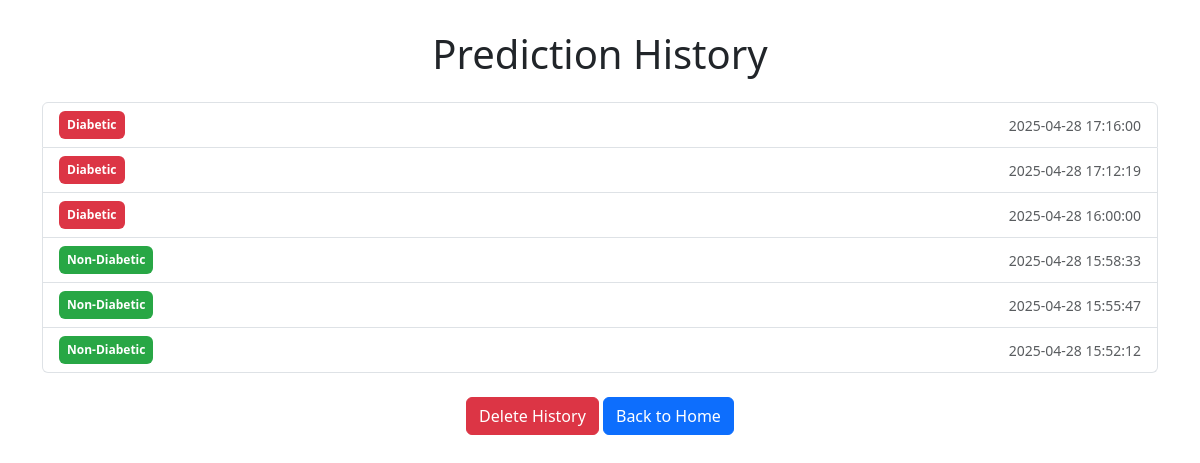
Page /history (signed in) on the earlier database version.
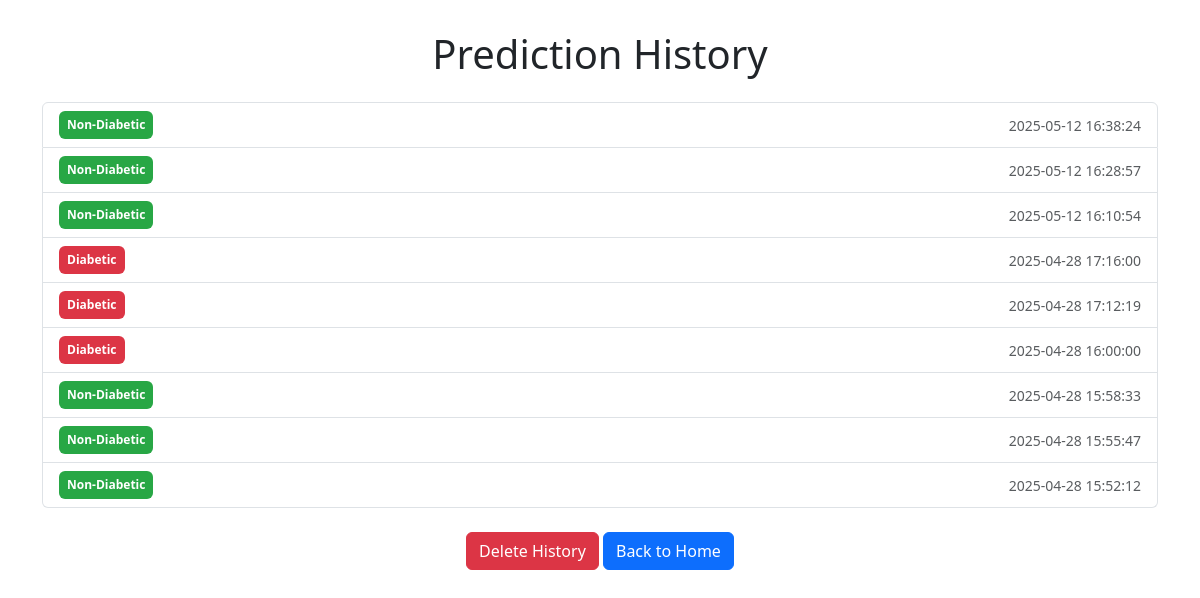
Same page on the later database version.
### tables this page shows
CREATE TABLE history (
            id INTEGER PRIMARY KEY AUTOINCREMENT,
            email TEXT,
            prediction TEXT
        , timestamp DATETIME);

### app.py (the view)
@app.route('/history')
def history():
    if 'email' not in session:
        return redirect(url_for('signin'))
    conn = sqlite3.connect(DATABASE)
    cursor = conn.cursor()
    cursor.execute('SELECT prediction, timestamp FROM history WHERE email = ? ORDER BY timestamp DESC', (session['email'],))
    data = cursor.fetchall()
    conn.close()
    label_mapping = {
        0: 'Non-Diabetic',
        1: 'Pre-Diabetic',
        2: 'Diabetic',
        '0': 'Non-Diabetic',
        '1': 'Pre-Diabetic',
        '2': 'Diabetic',
        'Non-Diabetic': 'Non-Diabetic',
        'Pre-Diabetic': 'Pre-Diabetic',
        'Diabetic': 'Diabetic'
    }
    history = []
    for row in data:
        prediction_raw = row[0]
        timestamp = row[1]
        prediction_text = label_mapping.get(prediction_raw, 'Unknown')
        history.append({
            'prediction': prediction_text,
            'timestamp': timestamp
        })
    return render_template('history.html', history=history)

### templates/history.html (shortened to what this page needs)
<!DOCTYPE html>
<html lang="en">
<head>
    <link href="https://cdn.jsdelivr.net/npm/bootstrap@5.3.2/dist/css/bootstrap.min.css" rel="stylesheet">
</head>
<body>
    <div class="container">
        <h1 class="mb-4 text-center">Prediction History</h1>
        {% if history %}
            <div class="list-group">
                {% for item in history %}
                    <div class="list-group-item d-flex justify-content-between align-items-center">
                        {% if item.prediction == 'Non-Diabetic' %}
                            <span class="badge badge-non-diabetic p-2">{{ item.prediction }}</span>
                        {% elif item.prediction == 'Pre-Diabetic' %}
                            <span class="badge badge-pre-diabetic p-2">{{ item.prediction }}</span>
                        {% elif item.prediction == 'Diabetic' %}
                            <span class="badge badge-diabetic p-2">{{ item.prediction }}</span>
                        {% else %}
                            <span class="badge bg-secondary p-2">{{ item.prediction }}</span>
                        {% endif %}
                        <small class="text-muted">{{ item.timestamp }}</small>
                    </div>
                {% endfor %}
            </div>
            <div class="text-center mt-4">
                <button onclick="confirmDelete()" class="btn btn-danger">Delete History</button>
                <a href="{{ url_for('home') }}" class="btn btn-primary">Back to Home</a>
            </div>
        {% else %}
            <div class="alert alert-info text-center">No prediction history available.</div>
            <div class="text-center">
                <a href="{{ url_for('home') }}" class="btn btn-primary">Back to Home</a>
            </div>
        {% endif %}
    </div>
</body>
</html>

### templates/history.html (style rules this page uses)
.badge-non-diabetic { background-color: #28a745; }
.badge-diabetic { background-color: #dc3545; }
body { padding: 30px; }

Differences in the rows shown:
added history: prediction "Non-Diabetic", timestamp "2025-05-12 16:38:24"
added history: prediction "Non-Diabetic", timestamp "2025-05-12 16:28:57"
added history: prediction "Non-Diabetic", timestamp "2025-05-12 16:10:54"
